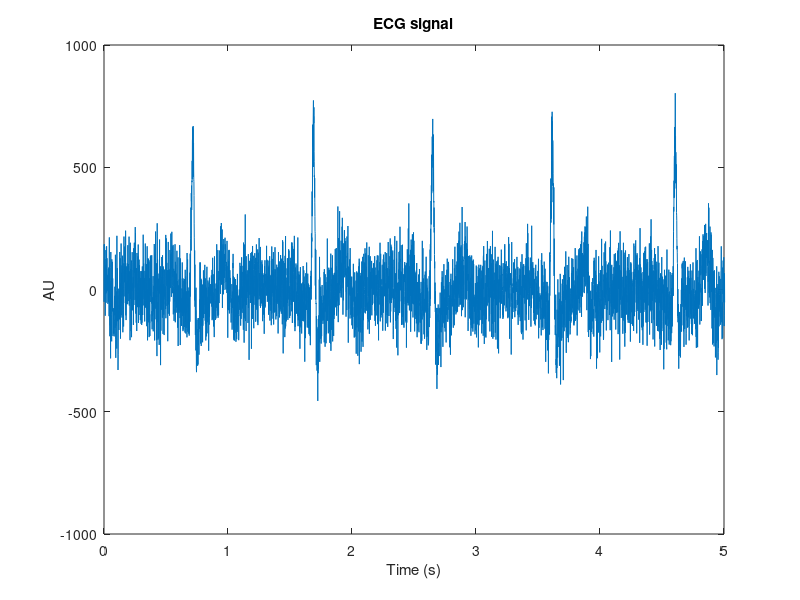
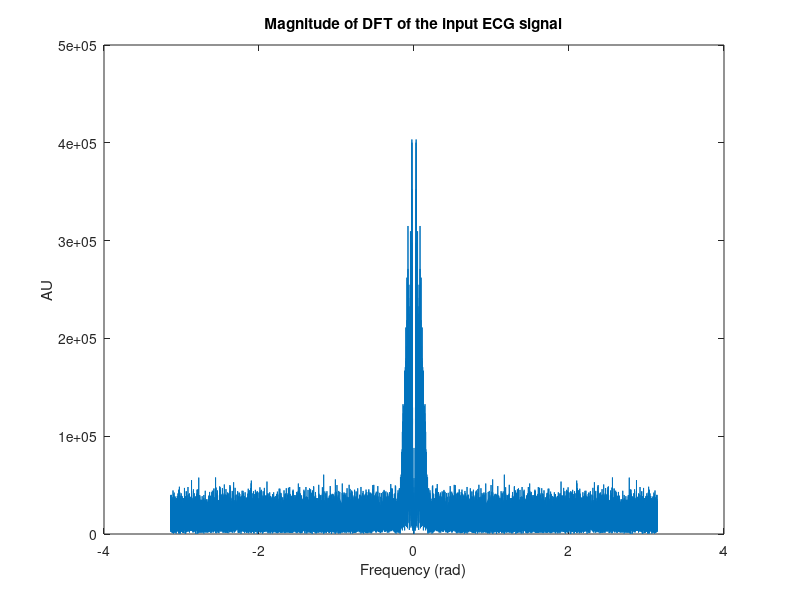
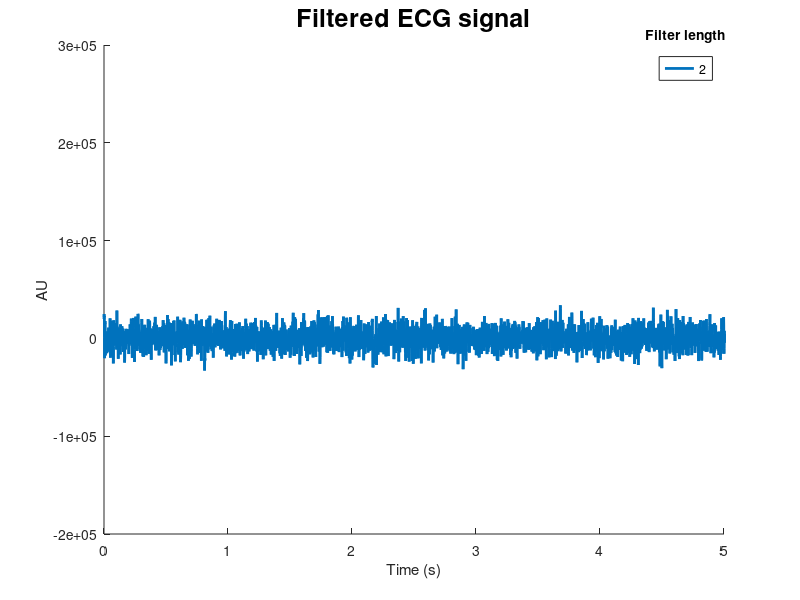
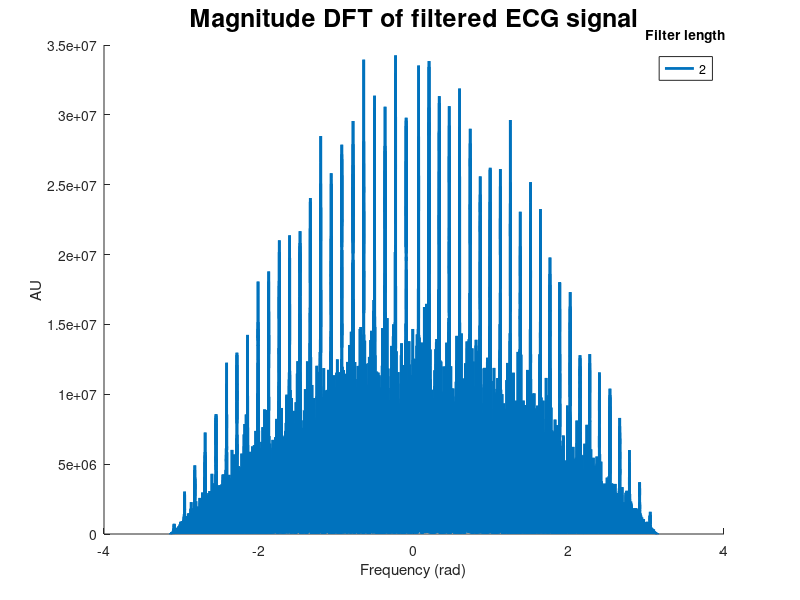

Reproduce these figures in MATLAB, in order. (Note: this script raises an error after producing the figures.)
% Fourth Tutorial.
clear all; close all; clc;
 
load('ECG.mat') % Load the signal
ECG=ECG-mean(ECG); % Remove mean
fs = 1000; % Sample frequency in Hz
t_ax = (0:length(ECG)-1)/fs; % Time axis of the signal
 
% Plot the signal
figure(1), plot(t_ax, ECG );
title('ECG signal');
xlabel('Time (s)'),ylabel('AU');
xlim([0 5]);
 
ECG_duration=size(ECG,2); % Duration of the ECG signal in samples
f_ax=[-pi+pi/ECG_duration:2*pi/ECG_duration:pi-pi/ECG_duration]; % Frequency axis for DFT
F_ECG = fftshift(fft(ECG)); % Calculate DFT 
 
% Plot the DFT of the signal
figure(2), plot(f_ax,abs(F_ECG));
title('Magnitude of DFT of the input ECG signal');
xlabel('Frequency (rad)')
ylabel('AU');

for MA_coef_num = [2]
% Create moving average filter
% MA_coef_num = 2;   % Length of moving ave filter
MA = ones(1,MA_coef_num)/MA_coef_num; % Impulse response of the moving average filter (see slide 30)

ECG_filt = conv(F_ECG, MA); 
ECG_filt = ECG_filt(MA_coef_num/2:end-MA_coef_num/2);


% Plot the filtered ECG signal 
figure(3); hold on
plot(t_ax, ECG_filt, 'Linewidth', 2);
title('Filtered ECG signal', 'fontsize', 18);
xlabel('Time (s)'),ylabel('AU');
lgd = legend(num2str(2), num2str(10), num2str(50)); title(lgd, 'Filter length');
xlim([0 5]);
 
F_ECG_filt = fftshift(fft(ECG_filt));% Calculate DFT of the filtered ECG
 
% Plot the Fourier transform of the filtered signal
figure(4), hold on
plot(f_ax,abs(F_ECG_filt), 'Linewidth', 2);
title('Magnitude DFT of filtered ECG signal', 'fontsize', 18);
lgd = legend(num2str(2), num2str(10), num2str(50)); title(lgd, 'Filter length');
xlabel('Frequency (rad)'); ylabel('AU');
 
% Create system function of the z-transform of the MA filter
H = tf(MA,1,1/fs,'variable','z^-1');



% Evaluate the magnitude and the phase of the filter with respect to the normalized frequency 
figure(5), freqz(MA,1);
% Go from coefficients to zeroes and poles of the moving average filters
[MA_zeros,MA_poles] = tf2zpk(H.Numerator{1,1},(H.Denominator{1,1})); 
% Z-plane of the moving average filter
figure(6), zplane(MA_zeros,MA_poles);
legend('Zeros', 'Poles');
MA_zeros;
MA_poles;
title(['Filter coefficients in z-plane w/ filter length ' num2str(MA_coef_num)], 'fontsize', 18)


end;
